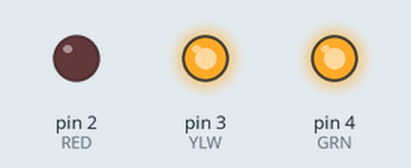
Bench run of a sketch on a simulated Arduino Uno, built with avr-gcc and run on an emulated ATmega328P. On the bench: output pins drawn as LEDs (lit = HIGH).

Above: at 8.0 s.
At 18.5 s:
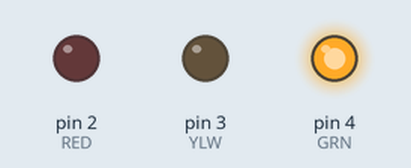
At 29.5 s:
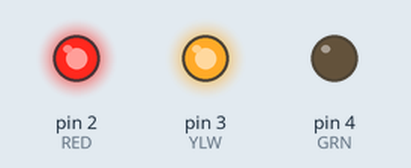
At 38.5 s:
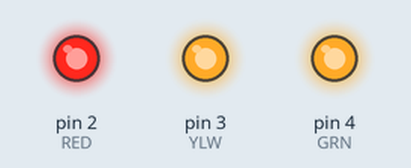
At 43.5 s:
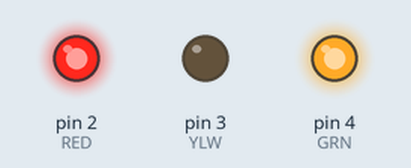
Timing chart, 0 to 58.5 s (numbered marks = the images above):
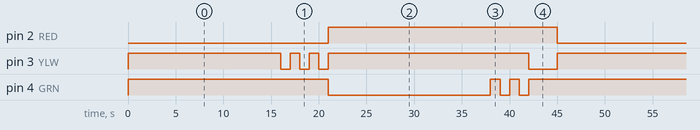

Measured:
- by itself, pin 2 (RED): alternates HIGH for 24.0 s and LOW for 21.0 s
- by itself, pin 3 (YLW): repeats every 45.0 s: 2 × (HIGH 1.0 s, LOW 1.0 s), HIGH 21.0 s, LOW 3.0 s, HIGH 16.0 s, LOW 1.0 s
- by itself, pin 4 (GRN): repeats every 45.0 s: 2 × (HIGH 1.0 s, LOW 1.0 s), HIGH 24.0 s, LOW 17.0 s

The sketch:

traffic-light.ino
```cpp
const int RED = 2; // красный подключен к порту 12
const int YLW = 3; // желтый подклчен к порту 9
const int GRN = 4; // зеленый подключен к порту 6

const int DELAY = 15000; // продолжительность свечения зеленого и крассного
const int PERIOD = 1000; // полупериод мигания
const int TIME = 3; // число миганий


void setup()
{
  pinMode(RED, OUTPUT);
  pinMode(YLW, OUTPUT);
  pinMode(GRN, OUTPUT);
  digitalWrite(RED, HIGH);
  digitalWrite(YLW, HIGH);
  digitalWrite(GRN, HIGH);
}


void loop()
{
  // Светится красный
  digitalWrite(RED, LOW);
  delay(DELAY);


  // Мигает жёлтый
  for (int i = 0; i < TIME; ++i)
  {
    delay(PERIOD);
    digitalWrite(YLW, LOW);

    delay(PERIOD);
    digitalWrite(YLW, HIGH);
  }
  digitalWrite(RED, HIGH);

 // Светится зеленый
  digitalWrite(GRN, LOW);
  delay(DELAY);


   // Зеленый жёлтый
  for (int i = 0; i < TIME; ++i)
  {
    delay(PERIOD);
    digitalWrite(GRN, LOW);

    delay(PERIOD);
    digitalWrite(GRN, HIGH);
  }

  digitalWrite(GRN, HIGH);
  digitalWrite(YLW, LOW);
  delay(PERIOD * 3);
  digitalWrite(YLW, HIGH);


}
```
